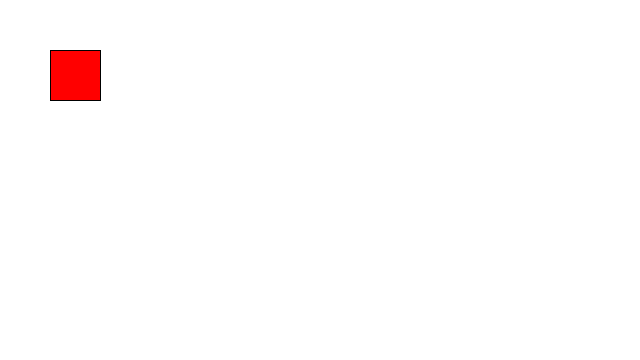
Frame 1 (no input)
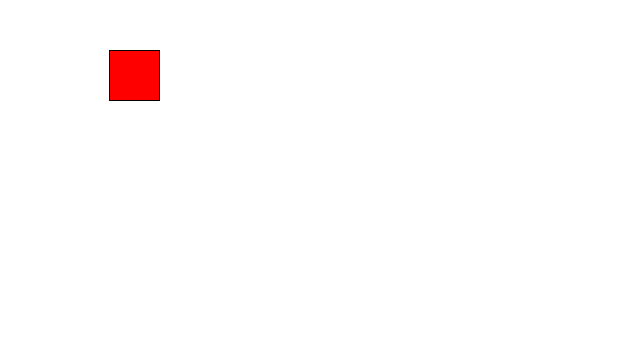
Frame 60 (the mouse pressed at the canvas centre just before this capture)
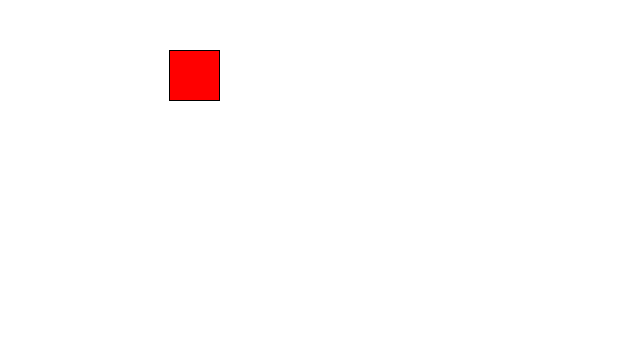
Frame 120 (the mouse held since frame 60 and released just before this capture)

The Processing sketch that drew these frames (run headless with seeded random() and noise(); from frame 60 on, the mouse is pressed at the canvas centre):

// Processing sketch: coursework_exercise_1_part_3
// ── coursework_exercise_1_part_3.pde
int x = 50;
int y = 50;


void setup()
{
  size(640,360);
  background(255);
}
void draw()
{
  background(255);
  fill(255,0,0);
  rect(x,y,50,50);
  x = x+1;
  if (x+50>=width)
    rect(0,y,(x+50-width),50);
  if (x>=width)
    x=0;
    
}
